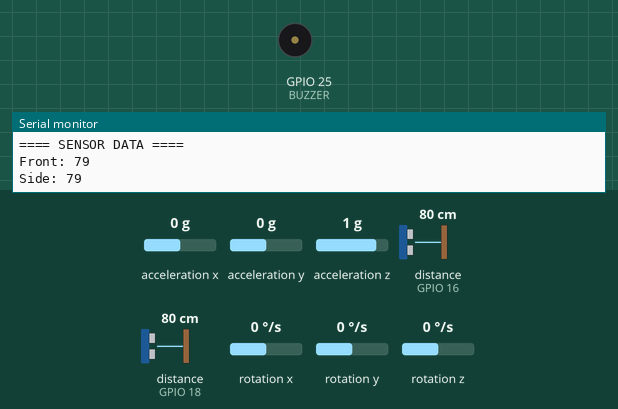
Recording of a sketch running on a simulated ESP32. On the bench: buzzer (waves = sounding, pin HIGH), the last lines printed to the serial monitor. Wiring (inferred from the names in the program): 2 × ultrasonic range finder: trigger GPIO 5, echo GPIO 18 / trigger GPIO 17, echo GPIO 16. Inputs (shaded band) come from the test bench; at power-on: distance to the obstacle (sensors on GPIO 16, GPIO 18) 80 cm, acceleration x 0 g, acceleration y 0 g, acceleration z 1 g, rotation x 0 °/s, rotation y 0 °/s, rotation z 0 °/s. The echo pulse lasts 58.3 µs per cm; WiFi joins after 1.5 s; servers stay silent unless stated; the audio player accepts every command and is not drawn; pins used as bus, display or sensor lines are not drawn.

Above: at 6.5 s.
6.6 s: distance to the obstacle (sensor on GPIO 16) set to 18 cm
8.5 s: distance to the obstacle (sensor on GPIO 16) set to 15 cm
At 10.4 s:
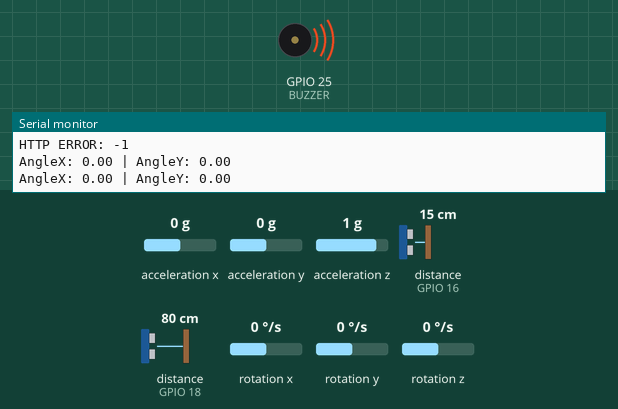
10.9 s: distance to the obstacle (sensor on GPIO 16) set to 35 cm
At 12.6 s:
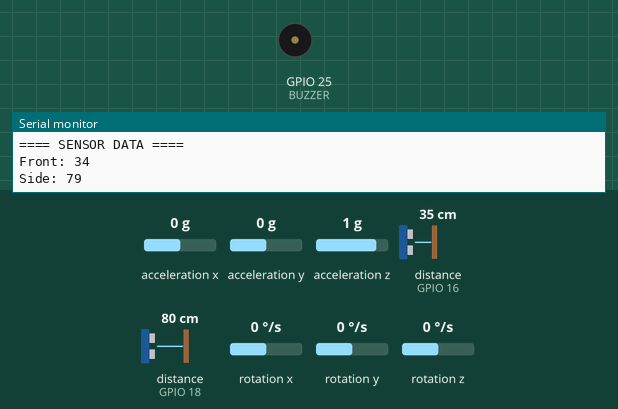
12.9 s: distance to the obstacle (sensor on GPIO 16) set to 2 cm
At 14.5 s:
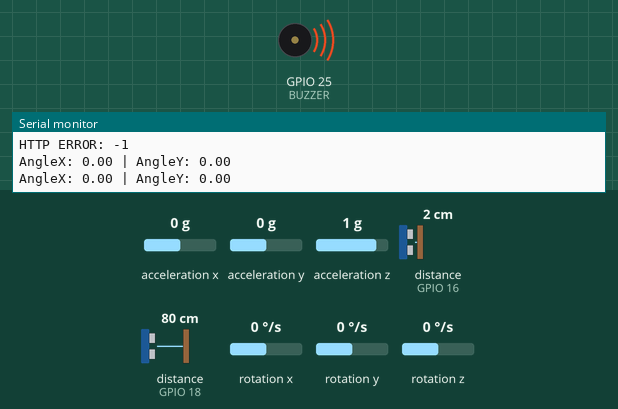
Timing chart, 0 to 16.0 s (numbered marks = the images above; inputs shaded):
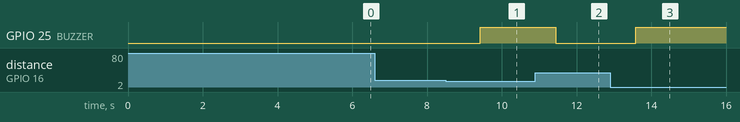

The sketch:

Smart_Blind_Navigation_System.ino
```cpp
#define BLYNK_TEMPLATE_ID "TMPL6BvRPiwR8"
#define BLYNK_TEMPLATE_NAME "smart blind navigation system"
#define BLYNK_AUTH_TOKEN "4YzZeN7qohm6MwY0RxmjxIF9LdgUImoT"

#include <WiFi.h>
#include <HTTPClient.h>
#include <Wire.h>
#include <MPU6050_light.h>
#include <TinyGPS++.h>
#include <HardwareSerial.h>
#include "DFRobotDFPlayerMini.h"
#include <BlynkSimpleEsp32.h>
#include <ArduinoJson.h>

// ---------------- WIFI ----------------
char ssid[] = "LAVA LZX409I";
char pass[] = "12345678";

// ---------------- API ----------------
#define API_URL "http://10.231.206.80:8000/api/detect/"

// ---------------- MODULES ----------------
MPU6050 mpu(Wire);
TinyGPSPlus gps;

HardwareSerial gpsSerial(2);
HardwareSerial dfSerial(1);
DFRobotDFPlayerMini dfPlayer;

bool dfReady = false;

// ---------------- PINS ----------------
#define TRIG_FRONT 17
#define ECHO_FRONT 16

#define TRIG_SIDE 5
#define ECHO_SIDE 18

#define BUZZER 25

#define GPS_RX 32
#define GPS_TX 33

#define DF_RX 26
#define DF_TX 27

// ---------------- DATA ----------------
float gpsLat = 0;
float gpsLng = 0;
bool gpsFix = false;

String detectedObject = "";

unsigned long lastVoice = 0;
unsigned long lastGPSUpdate = 0;
unsigned long lastGyroPrint = 0;

bool frontPlayed = false;
bool sidePlayed = false;
bool fallDetected = false;

// ---------------- ULTRASONIC ----------------
long getDistance(int trigPin, int echoPin) {
  digitalWrite(trigPin, LOW);
  delayMicroseconds(2);

  digitalWrite(trigPin, HIGH);
  delayMicroseconds(10);
  digitalWrite(trigPin, LOW);

  long duration = pulseIn(echoPin, HIGH, 30000);
  if (duration == 0) return 999;

  return duration * 0.034 / 2;
}

// ---------------- GPS ----------------
void readGPS() {
  while (gpsSerial.available()) {
    gps.encode(gpsSerial.read());
  }

  if (gps.location.isValid()) {
    gpsLat = gps.location.lat();
    gpsLng = gps.location.lng();
    gpsFix = true;
  } else {
    gpsFix = false;
  }
}

void updateGPSData() {
  if (millis() - lastGPSUpdate >= 32000) {

    readGPS();

    if (gpsFix) {
      Serial.println("📍 GPS UPDATED");
      Serial.print("Lat: "); Serial.println(gpsLat, 6);
      Serial.print("Lng: "); Serial.println(gpsLng, 6);

      Blynk.virtualWrite(V2, gpsLat);
      Blynk.virtualWrite(V3, gpsLng);
    } else {
      Serial.println("GPS: NO FIX");
    }

    lastGPSUpdate = millis();
  }
}

// ---------------- DF PLAYER ----------------
void playSound(int file) {
  if (!dfReady) return;
  if (millis() - lastVoice < 1500) return;

  dfPlayer.play(file);
  lastVoice = millis();
}

// ---------------- FALL DETECTION ----------------
void checkFall() {

  mpu.update();

  float angleX = mpu.getAngleX();
  float angleY = mpu.getAngleY();

  Blynk.virtualWrite(V8, angleX);
  Blynk.virtualWrite(V9, angleY);

  if (millis() - lastGyroPrint > 500) {
    Serial.print("AngleX: "); Serial.print(angleX);
    Serial.print(" | AngleY: "); Serial.println(angleY);
    lastGyroPrint = millis();
  }

  if (abs(angleX) > 90 || abs(angleY) > 90) {

    if (!fallDetected) {
      Serial.println("🚨 FALL DETECTED!");
      Blynk.virtualWrite(V6, 1);
      playSound(7);
      fallDetected = true;
    }

  } else {
    fallDetected = false;
    Blynk.virtualWrite(V6, 0);
  }
}

// ---------------- OBJECT AUDIO ----------------
void playAudioByObject(String obj) {
  obj.toLowerCase();

  if (obj.indexOf("person") >= 0) playSound(4);
  else if (obj.indexOf("cell phone") >= 0) playSound(5);
  else if (obj.indexOf("tv") >= 0) playSound(6);
}

// ---------------- API ----------------
void fetchObjectFromAPI() {

  if (WiFi.status() != WL_CONNECTED) {
    Serial.println("WiFi not connected");
    Blynk.virtualWrite(V10, 0);
    return;
  }

  Blynk.virtualWrite(V10, 1);

  WiFiClient client;
  HTTPClient http;

  http.setTimeout(800);
  http.begin(client, API_URL);

  int code = http.GET();

  if (code == 200) {

    String response = http.getString();
    response.trim();

    Serial.println("RAW RESPONSE:");
    Serial.println(response);

    DynamicJsonDocument doc(512);
    DeserializationError error = deserializeJson(doc, response);

    if (!error) {
      JsonArray detections = doc["detections"];

      if (!detections.isNull() && detections.size() > 0) {
        detectedObject = detections[0]["object"].as<String>();
      } else {
        detectedObject = "none";
      }
    } else {
      detectedObject = "unknown";
      Serial.println("JSON Parse Error");
    }

    Serial.println("========== API RESPONSE ==========");
    Serial.print("Detected Object: ");
    Serial.println(detectedObject);
    Serial.println("=================================");

    Blynk.virtualWrite(V7, detectedObject);

    playAudioByObject(detectedObject);
  }
  else {
    Serial.print("HTTP ERROR: ");
    Serial.println(code);
  }

  http.end();
}

// ---------------- SENSOR ----------------
void sendSensorData() {

  long frontDist = getDistance(TRIG_FRONT, ECHO_FRONT);
  long sideDist  = getDistance(TRIG_SIDE, ECHO_SIDE);

  if (frontDist <= 15 || sideDist <= 15) {
    digitalWrite(BUZZER, HIGH);
    frontPlayed = false;
    sidePlayed = false;
  }

  else if ((frontDist > 15 && frontDist <= 40) || (sideDist > 15 && sideDist <= 40)) {

    digitalWrite(BUZZER, LOW);

    if (frontDist > 15 && frontDist <= 40 && !frontPlayed) {
      playSound(2);
      frontPlayed = true;
    }
    if (frontDist > 40 || frontDist <= 15) frontPlayed = false;

    if (sideDist > 15 && sideDist <= 40 && !sidePlayed) {
      playSound(3);
      sidePlayed = true;
    }
    if (sideDist > 40 || sideDist <= 15) sidePlayed = false;
  }

  else {
    digitalWrite(BUZZER, LOW);
    frontPlayed = false;
    sidePlayed = false;
  }

  Blynk.virtualWrite(V0, frontDist);
  Blynk.virtualWrite(V1, sideDist);

  Serial.println("==== SENSOR DATA ====");
  Serial.print("Front: "); Serial.println(frontDist);
  Serial.print("Side: "); Serial.println(sideDist);
}

// ---------------- WIFI ----------------
void connectWiFi() {
  WiFi.begin(ssid, pass);

  while (WiFi.status() != WL_CONNECTED) {
    delay(500);
    Serial.print(".");
    Blynk.virtualWrite(V10, 0);
  }

  Serial.println("\nWiFi Connected");
  Blynk.virtualWrite(V10, 1);

  if (dfReady) playSound(1);
}

// ---------------- SETUP ----------------
void setup() {
  Serial.begin(115200);

  pinMode(TRIG_FRONT, OUTPUT);
  pinMode(ECHO_FRONT, INPUT);
  pinMode(TRIG_SIDE, OUTPUT);
  pinMode(ECHO_SIDE, INPUT);
  pinMode(BUZZER, OUTPUT);

  Wire.begin(21, 22);

  mpu.begin();
  mpu.calcOffsets();

  gpsSerial.begin(9600, SERIAL_8N1, GPS_RX, GPS_TX);
  dfSerial.begin(9600, SERIAL_8N1, DF_RX, DF_TX);

  delay(2000);

  if (dfPlayer.begin(dfSerial)) {
    dfPlayer.volume(30);
    dfReady = true;
    Serial.println("DFPlayer OK");
  } else {
    Serial.println("DFPlayer FAIL");
  }

  connectWiFi();
  Blynk.begin(BLYNK_AUTH_TOKEN, ssid, pass);

  Serial.println("SYSTEM READY");
}

// ---------------- LOOP ----------------
void loop() {

  Blynk.run();

  static unsigned long t1 = 0;
  static unsigned long t2 = 0;

  if (millis() - t1 > 1000) {
    sendSensorData();
    t1 = millis();
  }

  if (millis() - t2 > 1200) {
    fetchObjectFromAPI();
    t2 = millis();
  }

  updateGPSData();
  checkFall();

  yield();
}
```

Measured:
- the behaviour switches between 17 and 16 cm on distance to the obstacle (sensor on GPIO 16) (found by bisection; images 0 and 1)
- after the input at 8.5 s, GPIO 25 (BUZZER): LOW → HIGH after 0.93 s
- after the input at 10.9 s, GPIO 25 (BUZZER): HIGH → LOW after 0.55 s
- after the input at 12.9 s, GPIO 25 (BUZZER): LOW → HIGH after 0.69 s
